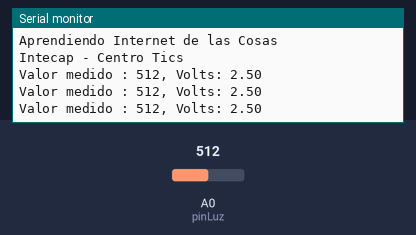
Simulated run of this sketch. Board: Arduino Uno, built with avr-gcc and run on an emulated ATmega328P. Shown: the last lines printed to the serial monitor. The test bench sets the inputs (shaded band); at power-on: A0 (pinLuz) = 512.

Above: at 1.3 s.
1.4 s: A0 (pinLuz) set to 716
At 1.9 s:
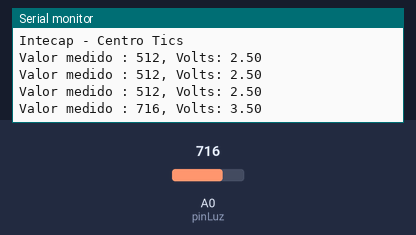
2.9 s: A0 (pinLuz) set to 900
At 3.4 s:
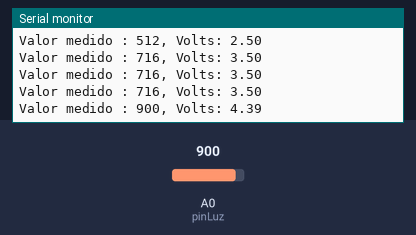
Timing chart, 0 to 5.9 s (numbered marks = the images above; inputs shaded):
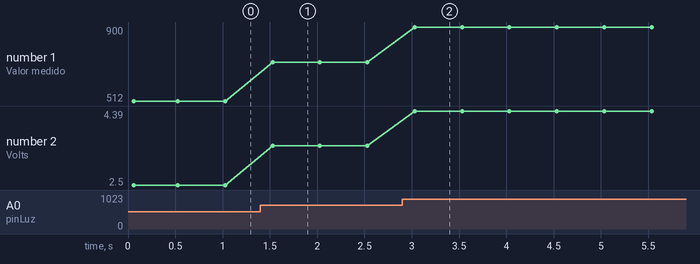

Measured:
- after the input at 1.4 s, the serial monitor: prints a new line after 0.13 s (image 1)
- after the input at 2.9 s, the serial monitor: prints a new line after 0.13 s (image 2)
- plotted number 1: 512 → 716 after the input at 1.4 s, 716 → 900 after the input at 2.9 s
- plotted number 2: 2.5 → 3.5 after the input at 1.4 s, 3.5 → 4.39 after the input at 2.9 s

The sketch:

Leccion6.Fotocelda.ino
```cpp
/*
Curso: Desarrollo de Prototipos para IoT
Autor: Carlos Ramirez (carloslrm@gmail.com)
Septiembre - 2017
===========================================

Leccion # 6 . Fotocelda

*/

//Usamos el pin A0 como entrada analogica
int pinLuz =0;


// La rutina setup se ejecuta cuando encendemos el Arduino,
// o presionamos el boton de reset:
void setup() {

  Serial.begin(9600); //inicializamos el puerto serial a 9600 baudrate
  Serial.println("Aprendiendo Internet de las Cosas");
  Serial.println("Intecap - Centro Tics");
}

//La rutina loop se ejecuta una y otra vez, de forma infinita:
void loop() {
  //leemos el valor analogico del pin A0 y lo guardamos en una variable
  int lectura  = analogRead(pinLuz);
  //escribimos el valor de la variable en el puerto serial
  Serial.print("Valor medido : ");
  Serial.print(lectura);

  float voltaje = (lectura/1024.0) * 5.0 ;
  Serial.print(", Volts: ");
  Serial.println(voltaje);

  delay(500);
}
```
